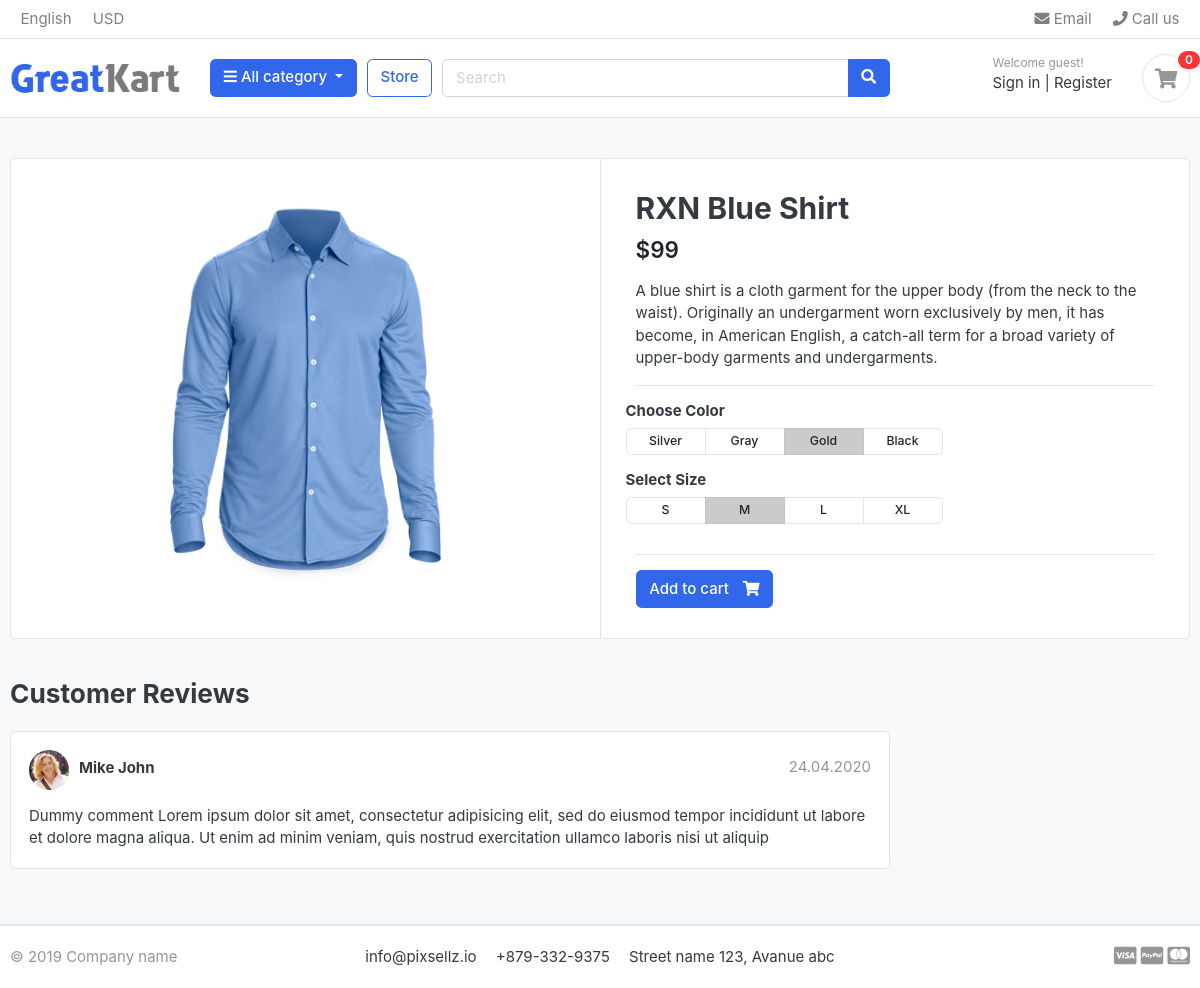
The page /store/shirts/rxn-blue-shirt/ on the database its author committed.
### store/models.py (models this page shows, shortened)
class Product(models.Model):
    product_name    = models.CharField(max_length=200, unique=True)
    slug            = models.SlugField(max_length=200, unique=True)
    description     = models.TextField(max_length=500, blank=True)
    price           = models.IntegerField()
    images          = models.ImageField(upload_to='photos/products')
    stock           = models.IntegerField()
    is_available    = models.BooleanField(default=True)
    category        = models.ForeignKey(Category, on_delete=models.CASCADE)
    created_date    = models.DateTimeField(auto_now_add=True)
    modified_date   = models.DateTimeField(auto_now=True)

### store/views.py (the view, shortened to what this page needs)
# urls.py: path('<slug:category_slug>/<slug:product_slug>/', views.product_detail, name='product_detail'),
def product_detail(request, category_slug, product_slug):
    print("category_slug:", category_slug)
    print("product_slug:", product_slug)
    product = None
    category = None
    try:
        category = Category.objects.get(slug=category_slug)
        product = Product.objects.get(slug=product_slug, category=category, is_available=True)
    except Category.DoesNotExist:
        print(f"Category with slug '{category_slug}' not found.")
    except Product.DoesNotExist:
        print(f"Product with slug '{product_slug}' not found in category '{category_slug}'.")
    context = {
        'product': product,
    }
    return render(request, 'store/product_detail.html', context)

### category/context_processors.py (called while the page is built)
def menu_links(request):
    links = Category.objects.all()
    return dict(links=links)

### category/models.py (called while the page is built)
    def get_url(self):
        return reverse('products_by_category', args=[self.slug])

### templates/store/product_detail.html
{% extends 'base.html' %}
{% load static %}
{% block content %}
<section class="section-content padding-y bg">
    <div class="container">
    <div class="card">
        <div class="row no-gutters">
            <aside class="col-md-6">
    <article class="gallery-wrap">
        <div class="img-big-wrap">
          <a href="#">
            {% if product.images %}
                <img src="{{ product.images.url }}" alt="{{ product.product_name }}">
            {% else %}
                <img src="/path/to/default/image.jpg" alt="Default Image">
            {% endif %}
        </a>
        </div>
    </article>
            </aside>
            <main class="col-md-6 border-left">
    <article class="content-body">
    <h2 class="title">{{product.product_name}}</h2>
    <div class="mb-3">
        <var class="price h4">${{product.price}}</var>
    </div>
    <p>{{product.description}}</p>
    <hr>
        <div class="row">
            <div class="item-option-select">
                <h6>Choose Color</h6>
                <div class="btn-group btn-group-sm btn-group-toggle" data-toggle="buttons">
                  <label class="btn btn-light">
                    <input type="radio" name="radio_color"> Silver
                  </label>
                  <label class="btn btn-light">
                    <input type="radio" name="radio_color" > Gray
                  </label>
                  <label class="btn btn-light active">
                    <input type="radio" name="radio_color checked"> Gold
                  </label>
                  <label class="btn btn-light">
                    <input type="radio" name="radio_color"> Black
                  </label>
                </div>
            </div>
        </div>
        <div class="row">
            <div class="item-option-select">
                <h6>Select Size</h6>
                <div class="btn-group btn-group-sm btn-group-toggle" data-toggle="buttons">
                  <label class="btn btn-light">
                    <input type="radio" name="radio_color"> S
                  </label>
                  <label class="btn btn-light active">
                    <input type="radio" name="radio_color" checked> M
                  </label>
                  <label class="btn btn-light">
                    <input type="radio" name="radio_color"> L
                  </label>
                  <label class="btn btn-light">
                    <input type="radio" name="radio_color"> XL
                  </label>
                </div>
            </div>
        </div>
        <hr>
        {%if product.stock <= 0 %}
          <h5 class="text-danger">Out of stock</h5>
          {% else %}
            <a href="./product-detail.html" class="btn  btn-primary"> <span class="text">Add to cart</span> <i class="fas fa-shopping-cart"></i>  </a>
          {% endif %}
    </article>
            </main>
        </div>
    </div>
    <br>
    <div class="row">
                <div class="col-md-9">
        <header class="section-heading">
            <h3>Customer Reviews </h3>
        </header>
        <article class="box mb-3">
            <div class="icontext w-100">
                <img src="{% static './images/avatars/avatar1.jpg' %}" class="img-xs icon rounded-circle">
                <div class="text">
                    <span class="date text-muted float-md-right">24.04.2020 </span>
                    <h6 class="mb-1">Mike John </h6>
                </div>
            </div>
            <div class="mt-3">
                <p>
                    Dummy comment Lorem ipsum dolor sit amet, consectetur adipisicing elit, sed do eiusmod
                    tempor incididunt ut labore et dolore magna aliqua. Ut enim ad minim veniam,
                    quis nostrud exercitation ullamco laboris nisi ut aliquip
                </p>
            </div>
        </article>
        </div>
    </div>
    </div>
    </section>
{% endblock %}

### greatkart/static/css/ui.css (style rules this page uses)
html { font-family: "Inter", sans-serif; font-size: 15px; }
.content-body { flex: 1 1 auto; padding: 2rem 2.3rem; }
.img-xs, .img-sm, .img-md, .img-lg { -o-object-fit: cover; object-fit: cover; flex-shrink: 0; flex-grow: 0; }
.img-xs { width: 40px; height: 40px; }
.padding-y { padding-top: 40px; padding-bottom: 40px; }
var { font-style: normal; }
article:after, .form-group:after { display: block; clear: both; content: ""; }
.bg { background-color: #f8f9fa; }
.section-heading { margin-bottom: 20px; margin-top: 15px; }
p:last-child { margin-bottom: 0; }
.btn-light { background-color: #fff; border-color: #e4e4e4; }
.btn .text + i { margin-left: 10px; }
.icontext { display: inline-flex; align-items: center; vertical-align: middle; }
.icontext .text { width: 100%; line-height: 1.2; }
.icontext .icon { position: relative; margin-right: 10px; flex-shrink: 0; flex-grow: 0; }
.price { font-weight: 600; color: #212529; }
.box { padding: 18px; background: #fff; border-radius: 0.37rem; border: 1px solid #e4e4e4; }
.box img { max-width: 100%; }
.gallery-wrap .img-big-wrap { margin-bottom: 10px; border-radius: 0.37rem; overflow: hidden; background-color: #fff; }
.gallery-wrap .img-big-wrap a { text-align: center; display: block; }
.gallery-wrap .img-big-wrap img { height: 450px; width: auto; display: inline-block; }
.item-option-select { margin-bottom: 1rem; display: inline-block; margin-right: 15px; }
.item-option-select .btn { min-width: 80px; }

### rows shown on the page
Product: images (picture), product_name "RXN Blue Shirt", price "99", description "A blue shirt is a cloth garment for the upper body (from the neck to the waist). Originally an undergarment worn exclusively by men, it has become, in American English, a catch-all term for a broad variety of upper-body garments and undergarments."
